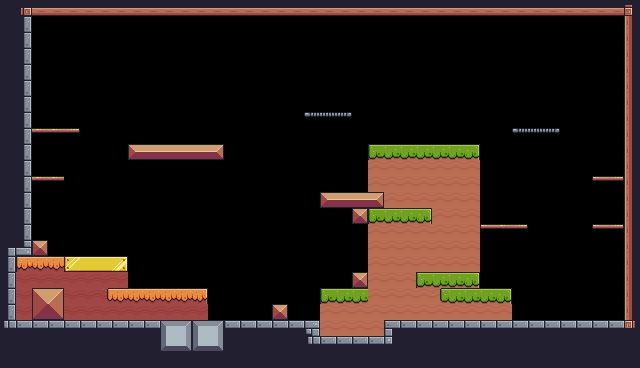

Tiled map render using the project's own tile images. Description and the map definition, with tile-layer contents summarised, below:
An orthogonal 40x23 tile map with 16x16 px tiles, 1 tile layer (background), 2 tilesets and 64 objects (22x sprite, 13x collectable, 7x platform, 3x saw, player, ...).

<map version="1.10" tiledversion="1.10.2" orientation="orthogonal" renderorder="right-down" width="40" height="23" tilewidth="16" tileheight="16" infinite="0" nextlayerid="11" nextobjectid="235">
 <tileset firstgid="1" source="lode_runner.tsx" />
 <tileset firstgid="243" source="chain.tsx" />
 <layer id="1" name="background" width="40" height="23">
  <properties>
   <property name="backgroundColor" value="Gray" />
  </properties>
  <data>[920 cells, 369 non-empty, 45 distinct tile ids]</data>
 </layer>
 <objectgroup id="3" name="collisions">
  <object id="5" x="0" y="256" width="16" height="96" />
  <object id="6" x="16" y="0" width="624" height="16" />
  <object id="7" x="640" y="16" height="352" />
  <object id="9" x="16" y="320" width="608" height="32" />
  <object id="15" x="272" y="304" width="16" height="16" />
  <object id="17" type="platform" x="592" y="224" width="32" height="4" />
  <object id="18" type="platform" x="592" y="176" width="32" height="4" />
  <object id="21" type="platform" x="32" y="176" width="32" height="4" />
  <object id="22" type="platform" x="32" y="128" width="48" height="4" />
  <object id="23" x="128" y="144" width="96" height="16" />
  <object id="24" name="falling" type="platform" x="304" y="112" width="48" height="4" />
  <object id="25" x="368" y="144" width="112" height="176" />
  <object id="26" x="480" y="288" width="32" height="32" />
  <object id="27" x="624" y="0" width="16" height="352" />
  <object id="208" x="320" y="288" width="48" height="32" />
  <object id="209" x="32" y="240" width="16" height="16" />
  <object id="210" x="16" y="256" width="112" height="64" />
  <object id="211" x="128" y="288" width="80" height="32" />
  <object id="212" type="platform" x="480" y="224" width="48" height="4" />
  <object id="213" x="320" y="192" width="48" height="16" />
  <object id="214" x="352" y="272" width="16" height="16" />
  <object id="215" x="352" y="208" width="16" height="16" />
  <object id="219" x="16" y="16" width="16" height="240" />
  <object id="233" name="falling" type="platform" x="512" y="128" width="48" height="4" />
 </objectgroup>
 <objectgroup id="2" name="spawnpoints">
  <object id="1" name="Player" type="player" x="320" y="256" width="31.8076" height="32.4437" />
  <object id="28" name="Bananas" type="collectable" x="40" y="96" width="32" height="32" />
  <object id="29" name="Strawberry" type="collectable" x="592" y="144" width="32" height="32" />
  <object id="33" name="Coin" type="collectable" x="160" y="256" width="16" height="16" />
  <object id="34" name="Apple" type="collectable" x="32" y="144" width="32" height="32" />
  <object id="35" name="Kiwi" type="collectable" x="592" y="192" width="32" height="32" />
  <object id="36" name="Coin" type="collectable" x="152" y="120" width="16" height="16" />
  <object id="37" name="Coin" type="collectable" x="496" y="200" width="16" height="16" />
  <object id="42" name="Saw" type="saw" x="608" y="176" width="32" height="32">
   <properties>
    <property name="isVertical" type="bool" value="true" />
    <property name="offNeg" type="float" value="6" />
    <property name="offPos" type="float" value="6" />
   </properties>
  </object>
  <object id="43" name="Saw" type="saw" x="240" y="112" width="32" height="32">
   <properties>
    <property name="isVertical" type="bool" value="true" />
    <property name="offNeg" type="float" value="6.5" />
    <property name="offPos" type="float" value="4" />
   </properties>
  </object>
  <object id="44" name="Checkpoint" type="checkpoint" x="64" y="192" width="64" height="64" />
  <object id="46" name="Coin" type="collectable" x="336" y="168" width="16" height="16" />
  <object id="48" name="Coin" type="collectable" x="184" y="120" width="16" height="16" />
  <object id="51" name="Cherries" type="collectable" x="312" y="72" width="32" height="32" />
  <object id="199" type="sprite" gid="243" x="252" y="116" width="8" height="8" />
  <object id="200" type="sprite" gid="243" x="252" y="148" width="8" height="8" />
  <object id="201" type="sprite" gid="243" x="252" y="148" width="8" height="8" />
  <object id="202" type="sprite" gid="243" x="252" y="164" width="8" height="8" />
  <object id="205" type="sprite" gid="243" x="252" y="132" width="8" height="8" />
  <object id="206" type="sprite" gid="243" x="252" y="180" width="8" height="8" />
  <object id="216" name="Coin" type="collectable" x="528" y="288" width="16" height="16" />
  <object id="217" name="Coin" type="collectable" x="560" y="288" width="16" height="16" />
  <object id="218" name="Coin" type="collectable" x="592" y="288" width="16" height="16" />
  <object id="222" name="Saw" type="saw" x="416" y="64" width="32" height="32">
   <properties>
    <property name="isVertical" type="bool" value="true" />
    <property name="offNeg" type="float" value="4" />
    <property name="offPos" type="float" value="4" />
   </properties>
  </object>
  <object id="117" type="sprite" gid="243" x="252" y="36" width="8" height="8" />
  <object id="194" type="sprite" gid="243" x="252" y="52" width="8" height="8" />
  <object id="195" type="sprite" gid="243" x="252" y="68" width="8" height="8" />
  <object id="196" type="sprite" gid="243" x="252" y="68" width="8" height="8" />
  <object id="197" type="sprite" gid="243" x="252" y="84" width="8" height="8" />
  <object id="198" type="sprite" gid="243" x="252" y="100" width="8" height="8" />
  <object id="221" type="sprite" gid="243" x="252" y="20" width="8" height="8" />
  <object id="224" type="sprite" gid="243" x="428" y="20" width="8" height="8" />
  <object id="225" type="sprite" gid="243" x="428" y="36" width="8" height="8" />
  <object id="226" type="sprite" gid="243" x="428" y="52" width="8" height="8" />
  <object id="227" type="sprite" gid="243" x="428" y="68" width="8" height="8" />
  <object id="228" type="sprite" gid="243" x="428" y="84" width="8" height="8" />
  <object id="229" type="sprite" gid="243" x="428" y="100" width="8" height="8" />
  <object id="230" type="sprite" gid="243" x="428" y="116" width="8" height="8" />
  <object id="231" type="sprite" gid="243" x="428" y="132" width="8" height="8" />
  <object id="232" type="sprite" gid="243" x="428" y="148" width="8" height="8" />
 </objectgroup>
</map>
